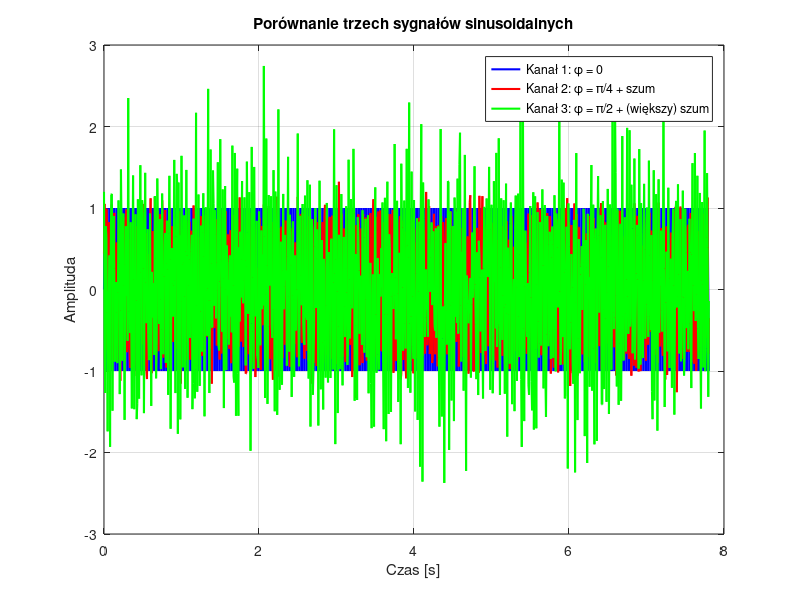

Write the MATLAB code that produced this figure.
% Parametry
Fs = 128;              % Częstotliwość próbkowania
t = 0:1000 - 1;        % Wektor czasu (w próbkach, nie sekundach)
T = t/Fs;              % Wektor czasu [s]

% Kanał 1: Sinusoida bez przesunięcia fazowego
sin_1 = sin(2*pi*32*(t/Fs));  % 32 Hz, phi = 0

% Kanał 2:
sin_2 = sin(2*pi*32*(t/Fs) + pi/4);
sin_2 = sin_2 + 0.2 * randn(1, 1000);  % Dodanie szumu

% Kanał 3: Sinusoida z przesunięciem fazowym pi/2 i szumem
sin_3 = sin(2*pi*32*(t/Fs) + pi/2);
sin_3 = sin_3 + 0.6 * randn(1, 1000);  % Dodanie szumu

% Utworzenie sygnału dwukanałowego
sinuses = zeros(2, 1000);
sinuses(1, :) = sin_1;
sinuses(2, :) = sin_2;
sinuses(3, :) = sin_3;

% Wykres obu kanałów
figure;
plot(T, sinuses(1, :), 'b', 'LineWidth', 1.5); hold on;
plot(T, sinuses(2, :), 'r', 'LineWidth', 1.5);
plot(T, sinuses(3, :), 'g', 'LineWidth', 1.5);
grid on;
xlabel('Czas [s]');
ylabel('Amplituda');
title('Porównanie trzech sygnałów sinusoidalnych');
legend('Kanał 1: \phi = 0', 'Kanał 2: \phi = \pi/4 + szum', 'Kanał 3: \phi = \pi/2 + (większy) szum');